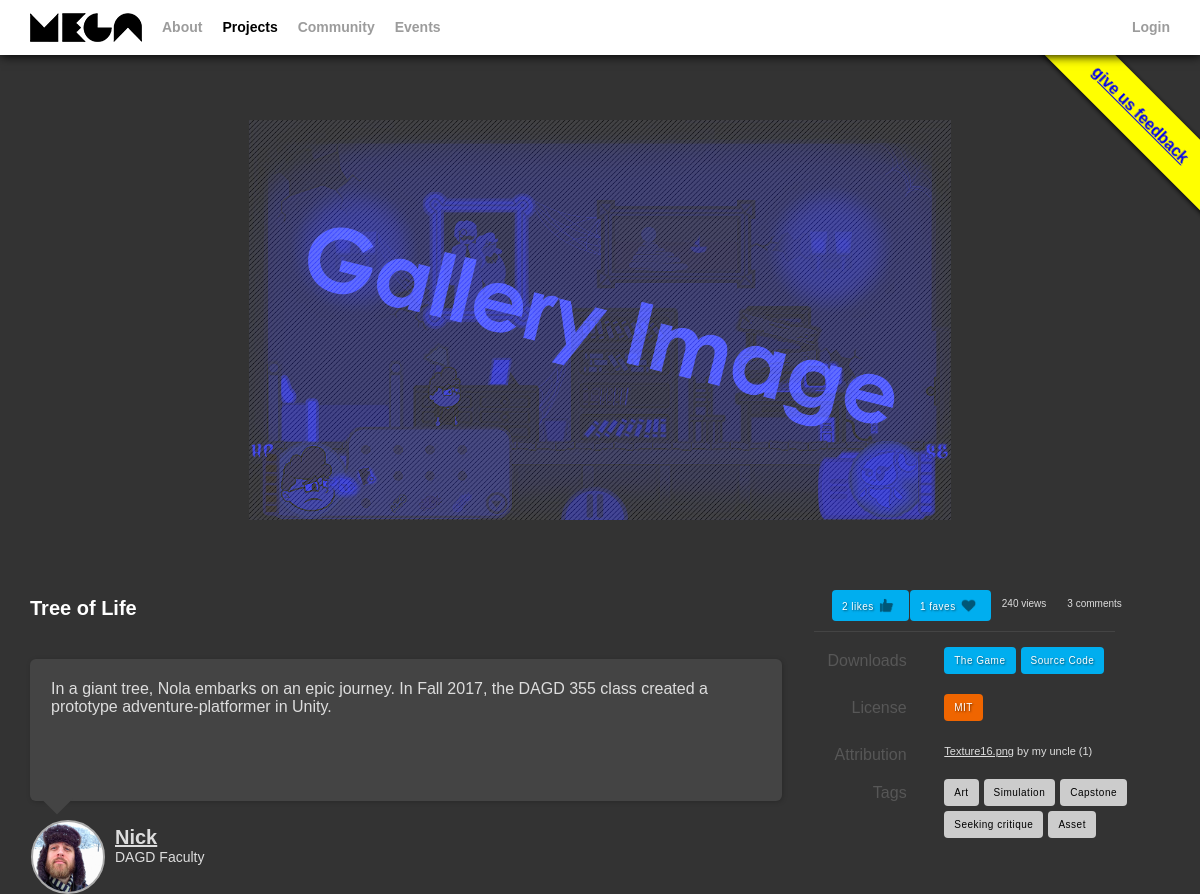
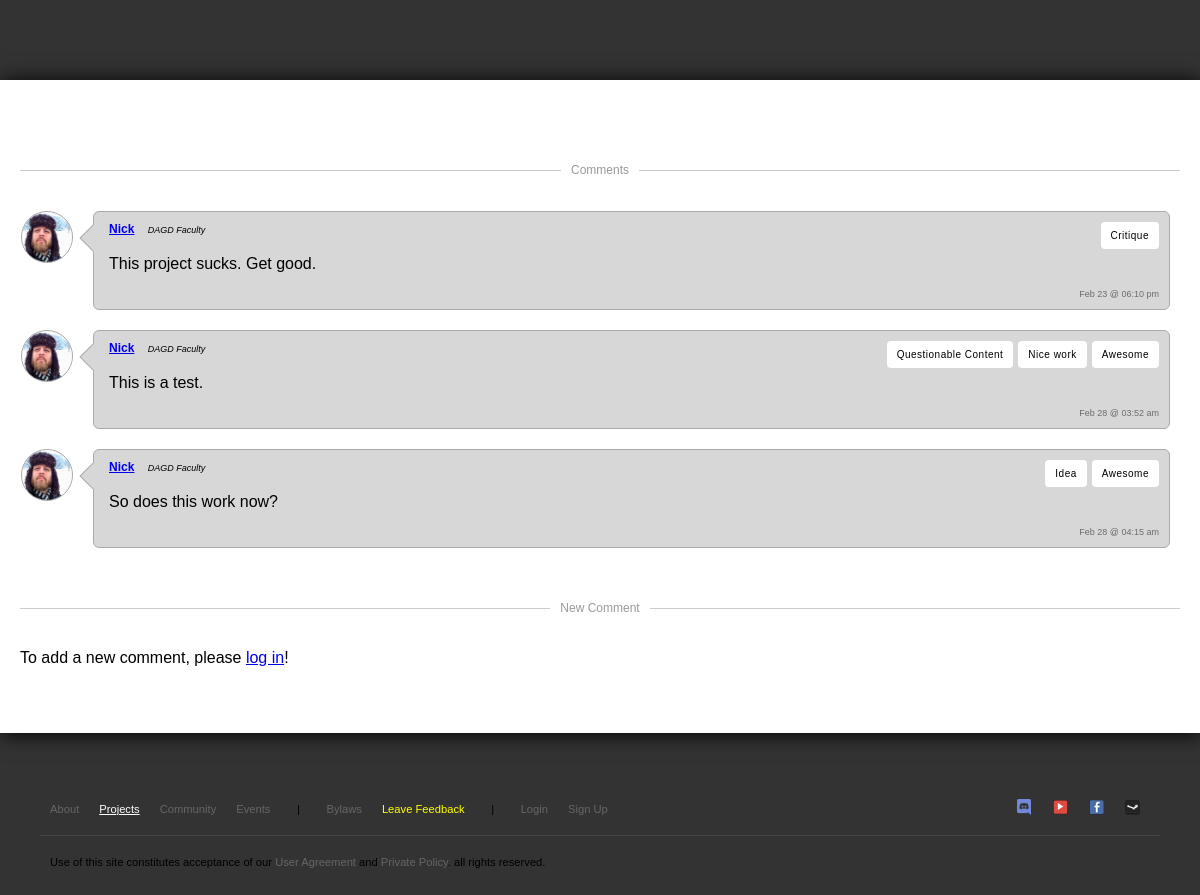
Page /project.php?id=1 on the committed database (2 pictures, top to bottom).
### tables this page shows
CREATE TABLE `projects` (
  `id` int(11) NOT NULL,
  `title` varchar(64) NOT NULL,
  `description` text NOT NULL,
  `user_id` int(11) NOT NULL,
  `license_id` int(11) NOT NULL
);

CREATE TABLE `users` (
  `id` int(11) NOT NULL,
  `alias` varchar(32) NOT NULL,
  `title` varchar(64) NOT NULL,
  `first` varchar(32) NOT NULL,
  `last` varchar(32) NOT NULL,
  `email` varchar(32) NOT NULL,
  `hash` varchar(64) NOT NULL,
  `date_signup` timestamp NOT NULL DEFAULT CURRENT_TIMESTAMP,
  `is_approved` tinyint(1) NOT NULL DEFAULT '0' COMMENT 'Whether or not the user has been approved.',
  `is_admin` tinyint(1) NOT NULL DEFAULT '0' COMMENT 'Whether or not the user has admin rights.',
  `is_mod` tinyint(1) NOT NULL DEFAULT '0' COMMENT 'Whether or not the user has moderation rights.',
  `bio` text NOT NULL COMMENT 'Stores the user''s bio to be displayed on their profile page.',
  `resume` varchar(256) NOT NULL COMMENT 'Stores the URL to the user''s resume.',
  `avatar` varchar(256) NOT NULL COMMENT 'Stores the URL to the profile picture.'
);

CREATE TABLE `licenses` (
  `id` int(11) NOT NULL,
  `title` varchar(32) NOT NULL,
  `copy` text NOT NULL,
  `link` varchar(128) NOT NULL
);

CREATE TABLE `project_attribution` (
  `id` int(11) NOT NULL,
  `project_id` int(11) NOT NULL,
  `work` varchar(64) NOT NULL,
  `creator` varchar(64) NOT NULL,
  `user_id` int(11) NOT NULL,
  `license_id` int(11) NOT NULL,
  `work_link` varchar(128) NOT NULL
);

CREATE TABLE `tags_projects` (
  `id` int(11) NOT NULL,
  `text` varchar(32) NOT NULL
);

CREATE TABLE `comments_projects` (
  `id` int(11) NOT NULL,
  `user_id` int(11) NOT NULL,
  `project_id` int(11) NOT NULL,
  `date_posted` timestamp NOT NULL DEFAULT CURRENT_TIMESTAMP,
  `comment` text NOT NULL
);

### api/class.User.php (called while the page is built, shortened)
<?
include_once "class.CoolDB.php";
class User {
    static function current(){
        return null;
    }
    static function isLoggedIn():bool {
        $user = User::current();
        return (!empty($user));
    }
    static function avatar($user):string{
        $default = "imgs/placeholder-avatar1.jpg";
        $email = "";
        if(is_string($user)) $email = $user;
        if(is_array($user) && array_key_exists('email', $user)) $email = $user['email'];
        $url = "media/avatars/$email.png";
        return file_exists($url) ? $url : $default;
    }
}
?>

### api/class.CoolDB.php (called while the page is built, shortened)
<?
class CoolDB {
    static $pdo;
    function connect(){
        if(empty(CoolDB::$pdo)) {
            try {
                CoolDB::$pdo = new PDO(DB::HOST, DB::USER, DB::PASS);
            } catch (Exception $e){
                die("uh oh! it looks like our database is down...");
            }
        }
        return CoolDB::$pdo ? true : false;
    }
    function query(string $query, array $params){
        $stmt = CoolDB::$pdo->prepare($query);
        $stmt->execute($params);
        $res = (array) $stmt->fetchAll(PDO::FETCH_ASSOC);
        return $res;
    }
}
?>

### api/functions.php (called while the page is built, shortened)
<?
function easyDate($mysql){
    return date('M d @ h:i a', strtotime($mysql));
}
function array_key($arr, $key){
    return array_key_exists($key, $arr) ? $arr[$key] : '';
}
function get(string $str){
    $res=array_key($_GET, $str);
    return $res;
}
?>

### project.php (the view, shortened to what this page needs)
<?
include_once "api/functions.php";
include_once "includes/templates.php";
include_once "api/class.CoolDB.php";
include_once "api/class.User.php";
$id = intval(get("id"));
$db = new CoolDB();
$sql = "SELECT p.*, COUNT(DISTINCT pl.user_id) AS 'likes', COUNT(DISTINCT pf.user_id) AS 'faves', l.title AS 'license_title', l.copy AS 'license_copy', l.link AS 'license_link' FROM projects p, licenses l, project_likes pl, project_faves pf WHERE p.id=? AND l.id=p.license_id AND pl.project_id=p.id AND pf.project_id=p.id;";
$rows = $db->query($sql, array($id));
$project = $rows[0];
$comments = $db->query("SELECT u.alias AS 'user_name', u.title AS 'user_title', u.avatar AS 'user_avatar', u.email AS 'user_email', c.*, GROUP_CONCAT(t.text) AS 'tags' FROM comments_projects c, comments_projects_tags j, tags_comments t, users u WHERE c.project_id=? AND t.id = j.tag_id AND j.comment_id = c.id AND u.id=c.user_id GROUP BY c.id", array($id));
$tags = $db->query("SELECT t.* FROM project_tags j, tags_projects t WHERE j.project_id=? AND j.tag_id = t.id;", array($id));
$attribution = $db->query("SELECT * FROM `project_attribution` WHERE `project_id` = ?;", array($id));
$creator = $db->query("SELECT * FROM `users` WHERE `id`=?;", array($project['user_id']))[0];
beginPage("projects");
mainMenu();
?>
        <div class="tray">
            <div class="feature">
                <img src="imgs/placeholder-gallery-image.png">
            </div>
            <article>
                <h1><?=$project["title"]?></h1>
                <div class="bubble bottom">
                    <p><?=$project["description"]?></p>
                    <div class="arrow bottom-left">
                        <div class="blocker"></div>
                    </div>
                </div>
                <div class="creator">
                    <div class="avatar"><img src="<?=User::avatar($creator)?>"></div>
                    <h2><a href='profile.php?id=<?=$creator['id']?>' ><?=$creator['alias']?></a></h2>
                    <h3><?=$creator['title']?></h3>
                </div>
            </article>
            <aside>
                <div class="stats">
                    <a class="button like"><?=$project['likes']?> likes<span class="icon"></span></a>
                    <a class="button fave"><?=$project['faves']?> faves<span class="icon"></span></a>
                    <div>240 views</div>
                    <div><?=count($comments)?> comments</div>
                </div>
                <div class="hr"></div>
                <div class="split">
                    <div>Downloads</div>
                    <div>
                        <a href="#" class="button">The Game</a>
                        <a href="#" class="button">Source Code</a>
                    </div>
                </div>
                <? if(!empty($project["license_id"])) { ?>
                <div class="split">
                    <div>License</div>
                    <div><a href="<?=$project["license_link"]?>" target="_blank" class="button license"><?=$project["license_title"]?>
                    </a></div>
                </div>
                <? } ?>
                <? if(count($attribution) > 0){ ?>
                <div class="split">
                    <div>Attribution</div>
                    <div>
                        <ul>
                            <? foreach($attribution as $attr){ ?>
                            <li><a href="<?=$attr['work_link']?>" class="work"><?=$attr['work']?></a> by <?=$attr['creator']?> <span class="license">(<?=$attr['license_id']?>)</span></li>
                            <? } ?>
                        </ul>
                    </div>
                </div>
                <? } ?>
                <div class="split">
                    <div>Tags</div>
                    <div>
                        <? foreach($tags as $tag){ ?>
                        <a href="projects.php?tag=<?=$tag['id']?>" class="tag button"><?=$tag["text"]?></a>
                        <? } ?>
                    </div>
                </div>
            </aside>
            <footer></footer>
        </div>
        <div class="content">
            <section>
                <div class="hr text"><h3><span>Comments</span></h3></div>
                <?
                foreach($comments as $comment){
                    comment($comment);
                }
                ?>
            </section>
            <section>
                <div class="hr text"><h3><span>New Comment</span></h3></div>
                <? if(User::isLoggedIn()) { ?>
                <form method="post" action="project.php?id=<?=$id?>">
                    <p>Choose some tags to accompany your comment:</p>
                    <div class='tag-picker'>
                    <?
                    $commentTags = $db->query("SELECT * FROM `tags_comments` ORDER BY `warn` ASC;", array());
                    foreach($commentTags as $tag){
                        $name = "commentFormTag".$tag['id'];
                        $value = $tag['text'];
                        $class = $tag['warn'] ? "issue" : "";
                        ?>
                        <input type="checkbox" value="<?=$value?>" name="<?=$name?>" id="<?=$name?>">
                        <label class="<?=$class?>" for="<?=$name?>"><?=$value?></label>
                    <? } ?>
                    </div>
                    <div class="clear"></div>
                    <p>What would you like to say?</p>
                    <textarea name="comment" style="width:100%;max-width:100%;min-width:100%;min-height:50px;height:100px;max-height:300px;"></textarea>
                    <input type="submit">
                </form>
                <? } else { ?>
                <p>To add a new comment, please <a href="login.php">log in</a>!</p>
                <? } ?>
            </section>
        </div>
<? endPage(); ?>

### includes/templates.php (shortened to what this page needs)
<?
include_once "api/class.User.php";
function beginPage(string $class = "", $css = null){
    ?><!doctype html><html lang="en-US">
    <head><link href="styles/main.css" rel="stylesheet">
    </head><body class="<? echo $class; ?>">
    <div id="bug-issues"><a href="https://github.com/nickworks/megaworks/issues" target="_blank">give us feedback</a></div>
<?}
function endPage(){
    $showProfile = User::isLoggedIn();
    ?><footer class="footer">
        <nav>
            <ul>
                <li><a class="about" href="about.php">About</a></li>
                <li><a class="projects" href="projects.php">Projects</a></li>
                <li><a class="talk" href="talk.php">Community</a></li>
                <li><a class="events" href="events.php">Events</a> </li>
                <li>|</li>
                <li><a class="bylaws" href="https://docs.google.com/document/d/1GaI0X1x5A0B0OwSkmx-xA56ebZ8_UZMd-PDjs18u9YQ/edit?usp=sharing">Bylaws</a></li>
                <li><a id="feedback" href="https://github.com/nickworks/megaworks/issues">Leave Feedback</a> </li>
                <li>|</li>
                <? if($showProfile) { ?>
                    <li><a class="profile" href="profile.php">My Account</a></li>
                    <li><a href="logout.php">Sign Out</a></li>
                <? } else { ?>
                    <li><a class="login" href="login.php">Login</a></li>
                    <li><a class="signup" href="signup.php">Sign Up</a></li>
                <? } ?>
                <li class="spacer"></li>
                <li><a class="discord" href="https://discord.gg/jySFz6V" target="_blank"><span class="hide">Discord</span></a> </li>
                <li><a class="youtube" href="https://youtu.be/cSGKClvHmrI" target="_blank"><span class="hide">Youtube</span></a></li>
                <li><a class="facebook" href="https://www.facebook.com/groups/31875193841/" target="_blank"><span class="hide">Facebook</span></a></li>
                <li><a class="steam" href="https://steamcommunity.com/groups/fsu-dagd" target="_blank"><span class="hide">Steam</span></a></li>
            </ul>
        </nav>
        <div class="hr"><h3></h3></div>
        <div class="copyright">
            <p>Use of this site constitutes acceptance of our <a href="about.php">User Agreement</a> and <a href="about.php">Private Policy</a>. all rights reserved.</p>
        </div>
        </footer>
    </body>
</html>
<?}
function mainMenu(){
$showProfile = User::isLoggedIn();
?>
<nav class="main">
    <a href="index.php"><div id="logo"></div></a>
    <ul>
        <li><a class="about" href="about.php">About</a></li>
        <li><a class="projects" href="projects.php">Projects</a></li>
        <li><a class="talk" href="talk.php">Community</a></li>
        <li><a class="events" href="events.php">Events</a></li>
        <li class="spacer"></li>
        <? if($showProfile) { ?>
            <li><a class="profile" href="profile.php">My Account</a></li>
            <li><a href="logout.php">Log Off</a></li>
        <? } else { ?>
            <li><a class="login" href="login.php">Login</a></li>
        <? } ?>
    </ul>
</nav>
<?}
function event(string $id, string $time, string $title, string $location, string $location_link, string $description, string $eventImage){?>
<?}
function comment(array $comment){
$avatar = array_key($comment, 'user_email');
$avatar = User::avatar($avatar);
?>
<div class="comment">
    <div class="avatar"><img src="<?=$avatar?>"></div>
    <div class="bubble">
        <div class="infront">
            <div class="tags">
                <?
                if(array_key_exists('tags', $comment)){
                    $tags = explode(',', $comment['tags']);
                    foreach($tags as $tag) {
                        echo "<a class=\"button tag\">$tag</a>";
                    }
                }
                ?>
            </div>
            <h1>
                <a href="profile.php?id=<?=$comment['user_id']?>"><?=$comment["user_name"]?></a>
                <span><?=$comment["user_title"]?></span>
            </h1>
            <p><?=$comment["comment"]?></p>
            <time><?=easyDate($comment["date_posted"])?></time>
        </div>
        <div class="arrow left-top">
            <div class="blocker"></div>
        </div>
    </div>
    </div>
<? } ?>

### rows in the picture
projects: title "Tree of Life", description "In a giant tree, Nola embarks on an epic journey. In Fall 2017, the DAGD 355 class created a prototype adventure-platformer in Unity.", license.title "MIT"
users: email (picture), alias "Nick", title "DAGD Faculty"
project_attribution: work "Texture16.png", creator "my uncle", license "1"
tags_projects: text "Art"
tags_projects: text "Simulation"
tags_projects: text "Capstone"
tags_projects: text "Seeking critique"
tags_projects: text "Asset"
comments_projects: user.email (picture), tag "Critique", user.alias "Nick", user.title "DAGD Faculty", comment "This project sucks. Get good.", date_posted "Feb 23 @ 06:10 pm"
comments_projects: user.email (picture), tag "Awesome", tag "Nice work", tag "Questionable Content", user.alias "Nick", user.title "DAGD Faculty", comment "This is a test.", date_posted "Feb 28 @ 03:52 am"
comments_projects: user.email (picture), tag "Awesome", tag "Idea", user.alias "Nick", user.title "DAGD Faculty", comment "So does this work now?", date_posted "Feb 28 @ 04:15 am"

### other values in the picture
$project['likes'] "2"
$project['faves'] "1"
count($comments) "3"
